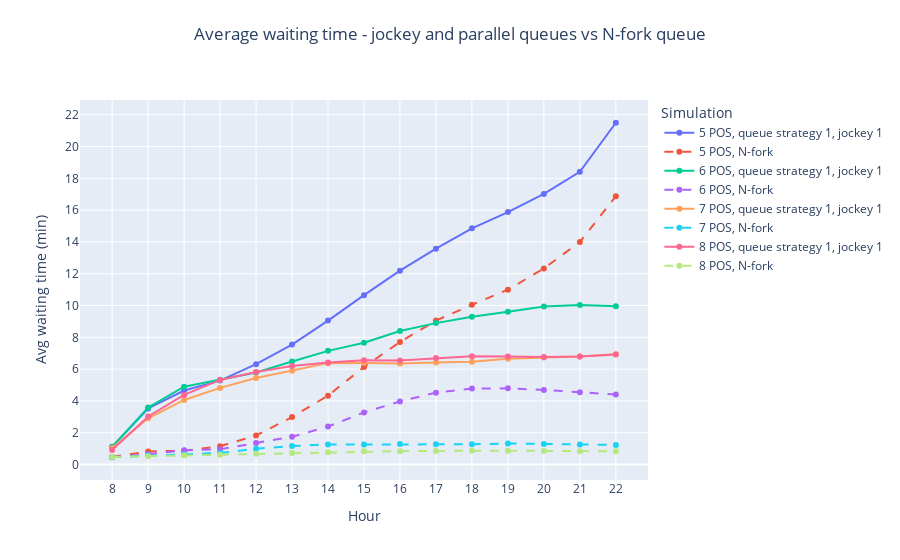

The notebook cell this image was saved under:
### Code cell
# Average waiting time

fig =  go.Figure()

dash_line=dict(dash='dash')

fig = add_simulation_to_plot(fig, df_simulations, 'coda1_jockey1_5', "Avg_waiting_times_standard")
fig = add_simulation_to_plot(fig, df_simulations, 'codacondivisa_5', "Avg_waiting_times_standard", line=dash_line)

fig = add_simulation_to_plot(fig, df_simulations, 'coda1_jockey1_6', "Avg_waiting_times_standard")
fig = add_simulation_to_plot(fig, df_simulations, 'codacondivisa_6', "Avg_waiting_times_standard", line=dash_line)

fig = add_simulation_to_plot(fig, df_simulations, 'coda1_jockey1_7', "Avg_waiting_times_standard")
fig = add_simulation_to_plot(fig, df_simulations, 'codacondivisa_7', "Avg_waiting_times_standard", line=dash_line)

fig = add_simulation_to_plot(fig, df_simulations, 'coda1_jockey1_8', "Avg_waiting_times_standard")
fig = add_simulation_to_plot(fig, df_simulations, 'codacondivisa_8', "Avg_waiting_times_standard", line=dash_line)


fig = decorate_figure(fig,
    title="Average waiting time - jockey and parallel queues vs N-fork queue",
    y_axis_title="Avg waiting time (min)", y_dtick=2)

fig.show()
fig.write_image("doc/report/images/results/avg_wt_codacondivisa.png", scale=IMAGE_SCALE)

### Figure 1 — Plotly figure (JSON) as saved in the notebook; plotly's stock layout.template omitted (floating-point values rounded to 4 significant figures)
{"data": [{"mode": "lines+markers", "name": "5 POS, queue strategy 1, jockey 1", "type": "scatter", "x": [8, 9, 10, 11, 12, 13, 14, 15, 16, 17, 18, 19, 20, 21, 22], "y": [1.125, 3.528, 4.658, 5.279, 6.31, 7.545, 9.052, 10.65, 12.19, 13.57, 14.86, 15.88, 17.02, 18.41, 21.5]}, {"line": {"dash": "dash"}, "mode": "lines+markers", "name": "5 POS, N-fork", "type": "scatter", "x": [8, 9, 10, 11, 12, 13, 14, 15, 16, 17, 18, 19, 20, 21, 22], "y": [0.4804, 0.8227, 0.87, 1.155, 1.827, 2.987, 4.334, 6.14, 7.706, 9.053, 10.05, 11.0, 12.33, 13.99, 16.88]}, {"mode": "lines+markers", "name": "6 POS, queue strategy 1, jockey 1", "type": "scatter", "x": [8, 9, 10, 11, 12, 13, 14, 15, 16, 17, 18, 19, 20, 21, 22], "y": [1.106, 3.585, 4.899, 5.328, 5.787, 6.482, 7.15, 7.659, 8.403, 8.895, 9.297, 9.61, 9.94, 10.04, 9.949]}, {"line": {"dash": "dash"}, "mode": "lines+markers", "name": "6 POS, N-fork", "type": "scatter", "x": [8, 9, 10, 11, 12, 13, 14, 15, 16, 17, 18, 19, 20, 21, 22], "y": [0.4592, 0.6556, 0.9015, 0.9565, 1.357, 1.747, 2.391, 3.275, 3.968, 4.523, 4.783, 4.793, 4.693, 4.54, 4.406]}, {"mode": "lines+markers", "name": "7 POS, queue strategy 1, jockey 1", "type": "scatter", "x": [8, 9, 10, 11, 12, 13, 14, 15, 16, 17, 18, 19, 20, 21, 22], "y": [1.034, 2.911, 4.061, 4.821, 5.438, 5.897, 6.378, 6.381, 6.356, 6.425, 6.465, 6.651, 6.73, 6.801, 6.938]}, {"line": {"dash": "dash"}, "mode": "lines+markers", "name": "7 POS, N-fork", "type": "scatter", "x": [8, 9, 10, 11, 12, 13, 14, 15, 16, 17, 18, 19, 20, 21, 22], "y": [0.4631, 0.5626, 0.6355, 0.7286, 0.992, 1.166, 1.264, 1.258, 1.296, 1.28, 1.272, 1.329, 1.289, 1.258, 1.234]}, {"mode": "lines+markers", "name": "8 POS, queue strategy 1, jockey 1", "type": "scatter", "x": [8, 9, 10, 11, 12, 13, 14, 15, 16, 17, 18, 19, 20, 21, 22], "y": [0.9147, 3.021, 4.377, 5.321, 5.817, 6.202, 6.423, 6.553, 6.543, 6.694, 6.805, 6.802, 6.772, 6.795, 6.915]}, {"line": {"dash": "dash"}, "mode": "lines+markers", "name": "8 POS, N-fork", "type": "scatter", "x": [8, 9, 10, 11, 12, 13, 14, 15, 16, 17, 18, 19, 20, 21, 22], "y": [0.4816, 0.5288, 0.5794, 0.6132, 0.6722, 0.7283, 0.7683, 0.8297, 0.8438, 0.8571, 0.8746, 0.871, 0.8577, 0.8418, 0.8313]}], "layout": {"legend": {"title": {"text": "Simulation"}}, "title": {"text": "Average waiting time - jockey and parallel queues vs N-fork queue", "x": 0.5, "xanchor": "center", "y": 0.95, "yanchor": "top"}, "xaxis": {"dtick": 1, "tick0": 0, "tickmode": "linear", "title": {"text": "Hour"}}, "yaxis": {"dtick": 2, "tick0": 0, "tickmode": "linear", "title": {"text": "Avg waiting time (min)"}}}}
